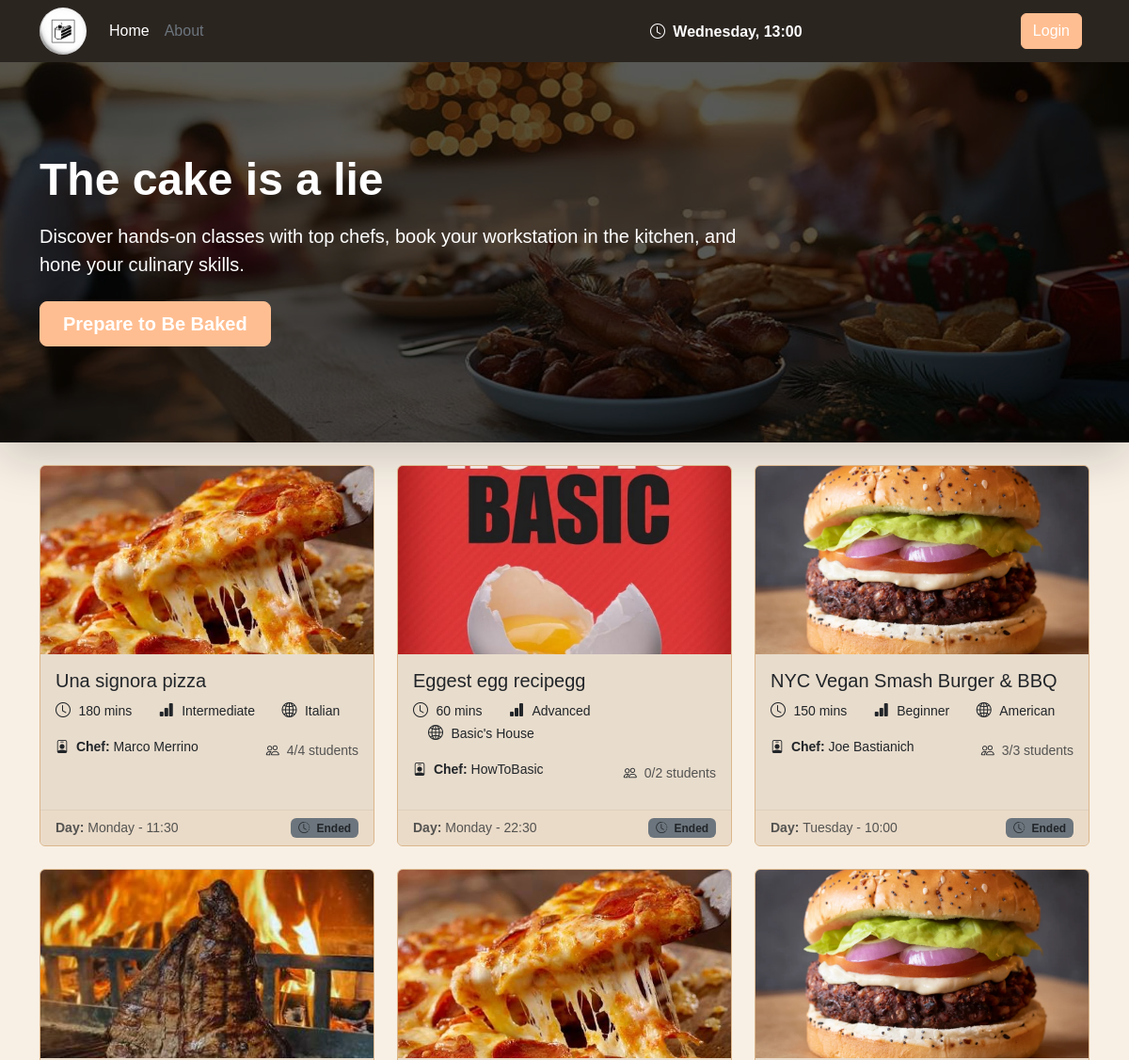
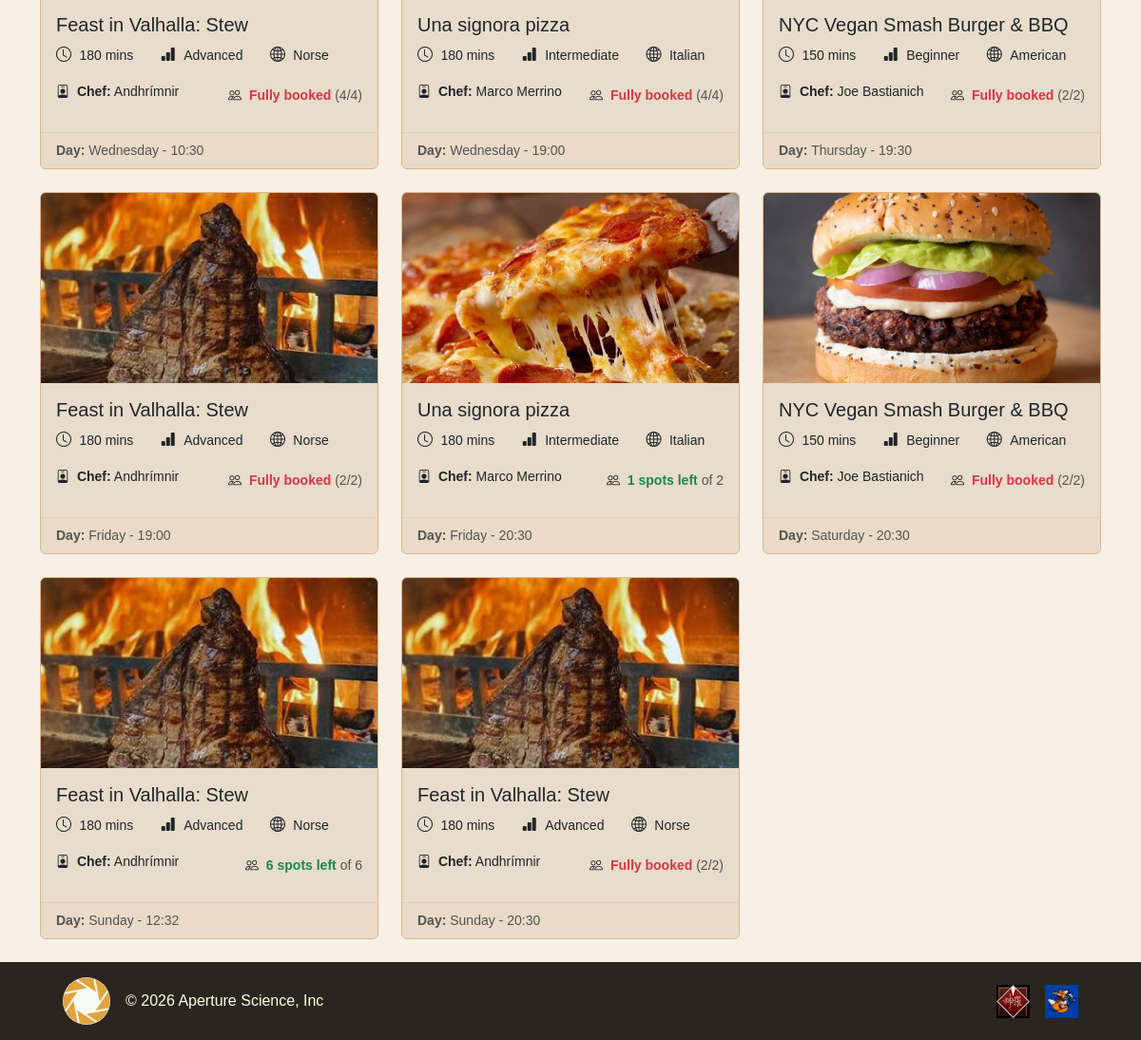
The page / on the database its author committed (2 pictures, top to bottom).
### tables this page shows
CREATE TABLE "CLASS_SESSION" (
	"id"	INTEGER NOT NULL UNIQUE,
	"max_capacity"	INTEGER NOT NULL,
	"start_time"	TEXT NOT NULL,
	"day_of_week"	TEXT NOT NULL,
	"kitchen"	TEXT NOT NULL,
	"COOKING_CLASS_id"	INTEGER NOT NULL,
	PRIMARY KEY("id" AUTOINCREMENT),
	FOREIGN KEY("COOKING_CLASS_id") REFERENCES "COOKING_CLASS"("id") ON DELETE CASCADE
);

CREATE TABLE "COOKING_CLASS" (
	"id"	INTEGER NOT NULL UNIQUE,
	"cuisine"	TEXT NOT NULL,
	"title"	TEXT NOT NULL,
	"duration"	INTEGER NOT NULL,
	"difficulty"	TEXT NOT NULL CHECK("difficulty" IN ('Beginner', 'Intermediate', 'Advanced')),
	"chef_name"	TEXT NOT NULL,
	"description"	TEXT NOT NULL,
	"dietary_category"	TEXT NOT NULL CHECK("dietary_category" IN ('Standard', 'Vegetarian', 'Vegan', 'Gluten-free')),
	"photo_1"	TEXT NOT NULL,
	"photo_2"	TEXT NOT NULL,
	"photo_3"	TEXT NOT NULL,
	"USER_email"	TEXT NOT NULL,
	PRIMARY KEY("id" AUTOINCREMENT),
	FOREIGN KEY("USER_email") REFERENCES "USER"("email") ON DELETE CASCADE
);

### app.py (the view)
@app.route("/")
def home():
    session_classes = cooking_class_dao.get_all_sessions()
    passed_sessions = []
    for session in session_classes:
        if utilities_dao.check_end_of_session(session["day_of_week"], session["start_time"], session["duration"]):
            passed_sessions.append(session["id"])
    user_bookings = {}
    if current_user.is_authenticated:
        for booking in booking_dao.get_user_bookings(current_user.email):
            user_bookings[booking["CLASS_SESSION_id"]] = booking["status"]
    return render_template("public/index.html", session_classes=session_classes, user_bookings=user_bookings, passed_sessions=passed_sessions)

### app.py (called while the page is built)
@app.context_processor
def inject_current_time():
    return {"current_day": utilities_dao.CURRENT_DAY, "current_time": utilities_dao.CURRENT_TIME}

### dao/cooking_class_dao.py (called while the page is built)
def get_all_sessions():
    conn = utilities_dao.db_connect()
    cursor = conn.cursor()
    query = """
        SELECT CLASS_SESSION.*, COOKING_CLASS.*,
            (SELECT COUNT(*)
             FROM BOOKING
             WHERE BOOKING.CLASS_SESSION_id = CLASS_SESSION.id
               AND BOOKING.status = 'ENROLLED') AS enrolled_count
        FROM CLASS_SESSION
        JOIN COOKING_CLASS ON CLASS_SESSION.COOKING_CLASS_id = COOKING_CLASS.id
        """
    cursor.execute(query)
    sessions = cursor.fetchall()
    sessions.sort(key=lambda s: (utilities_dao.DAYS.index(s["day_of_week"]), s["start_time"]))
    utilities_dao.close_connection(conn, cursor)
    return sessions

### dao/utilities_dao.py (called while the page is built)
def db_connect():
    conn = sqlite3.connect(DATABASE)
    conn.row_factory = sqlite3.Row
    conn.execute("PRAGMA foreign_keys = ON;")
    return conn

def close_connection(conn, cursor):
    conn.commit()
    cursor.close()
    conn.close()

def get_week_time(day, time_str):
    hours, minutes = time_str.split(":")
    return datetime.timedelta(days=DAYS.index(day), hours=int(hours), minutes=int(minutes))

def get_minutes(time_str):
    return datetime.timedelta(minutes=int(time_str))

def check_end_of_session(day, time, duration):
    session_start_time = get_week_time(day, time)
    session_duration = get_minutes(duration)
    session_end_time = session_start_time + session_duration
    current_time = get_week_time(CURRENT_DAY, CURRENT_TIME)
    return current_time >= session_end_time

### templates/public/index.html (shortened to what this page needs)
{% extends "base.html" %}
{% block content %}
<section class="hero-section">
    <div class="shadow-lg position-relative overflow-hidden hero-banner">
        <div class="position-absolute top-0 start-0 w-100 h-100 d-flex align-items-center hero-mask">
            <div class="container">
                <div class="text-white col-lg-8">
                    <h1 class="display-5 fw-bold mb-3">The cake is a lie</h1>
                    <p class="lead mb-4">Discover hands-on classes with top chefs, book your workstation in the kitchen, and hone your culinary skills.</p>
                    <div class="d-grid gap-2 d-sm-flex">
                        <a href="#sessions-list" class="btn btn-primary btn-lg px-4 gap-3 fw-bold">Prepare to Be Baked</a>
                    </div>
                </div>
            </div>
        </div>
    </div>
</section>
<div id="sessions-list" class="container my-4">
    {% if session_classes %}
    <div class="row g-4">
        {% for session in session_classes %}
        <div class="col-12 col-md-6 col-lg-4">
            <div class="card h-100">
                <img src="{{ url_for('static', filename='img/classes/' ~ session.photo_1) }}" alt="{{ session.title }}" class="card-img-top object-fit-cover card-session-img">
                <div class="card-body">
                    <h5 class="card-title">
                        <a href="{{ url_for('session_details', session_id=session.id) }}" class="stretched-link text-decoration-none text-dark">
                            {{ session.title }}
                        </a>
                    </h5>
                    <ul class="mb-3 list-inline">
                        <li class="list-inline-item">
                            <i class="bi bi-clock me-1"></i>
                            <span class="small">{{ session.duration }} mins</span>
                        </li>
                        <li class="list-inline-item ms-3">
                            <i class="bi bi-bar-chart-fill me-1"></i>
                            <span class="small">{{ session.difficulty }}</span>
                        </li>
                        <li class="list-inline-item ms-3">
                            <i class="bi bi-globe2 me-1"></i>
                            <span class="small">{{ session.cuisine }}</span>
                        </li>
                    </ul>
                    <div class="d-flex justify-content-between align-items-center mb-2">
                        <p class="small mb-2">
                            <i class="bi bi-person-badge me-1"></i>
                            <strong>Chef:</strong> {{ session.chef_name }}
                        </p>
                        <p class="small mb-0">
                            <i class="bi bi-people me-1"></i>
                            {% if session.id in passed_sessions %}
                            <span class="text-muted">{{ session.enrolled_count }}/{{ session.max_capacity }} students</span>
                            {% elif session.max_capacity - session.enrolled_count > 0 %}
                            <strong class="text-success">{{ session.max_capacity - session.enrolled_count }} spots left</strong>
                            <span class="text-muted">of {{ session.max_capacity }}</span>
                            {% else %}
                            <strong class="text-danger">Fully booked</strong>
                            <span class="text-muted">({{ session.max_capacity }}/{{ session.max_capacity }})</span>
                            {% endif %}
                        </p>
                    </div>
                </div>
                <div class="card-footer d-flex justify-content-between mt-0">
                    <small class="text-body-secondary"><strong>Day: </strong>{{ session.day_of_week }} - {{ session.start_time }}</small>
                    {% if session.id in passed_sessions %}
                        {% if user_bookings.get(session.id) == 'ENROLLED' %}
                        <span class="badge bg-secondary"><i class="bi bi-check-circle me-1"></i> Attended</span>
                        {% else %}
                        <span class="badge bg-secondary text-dark"><i class="bi bi-clock-history me-1"></i> Ended</span>
                        {% endif %}
                    {% endif %}
                </div>
            </div>
        </div>
        {% endfor %}
    </div>
    {% endif %}
</div>
{% endblock %}

### static/css/root.css (style rules this page uses)
:root { --brand-peach: #FFBE91; --brand-cream: #FFDDB0; --brand-turquoise: #CFEBFF; --brand-vanilla: #FFFCE1; --brand-green: #55E07E; --dark-warm: #2B2520; --brand-bg: #F8F0E5; --brand-card: #e8dccc; --brand-auth: #e9e2d7; --brand-footer: #EADBC8; --brand-border: #dbb68b; --brand-orange: #EB7F31; }
html { scrollbar-width: thin; scrollbar-color: var(--brand-cream) var(--dark-warm); scroll-behavior: smooth; }
body { background-color: var(--brand-bg); padding-top: 60px; overflow-x: hidden; font-family: Verdana, Geneva, Tahoma, sans-serif; }
.btn-primary { background-color: var(--brand-peach); border-color: var(--brand-peach); color: #ffffff; }

### static/css/index.css (style rules this page uses)
.hero-banner { background-image: url('../img/home/hero.jpg'); background-size: cover; background-position: center; min-height: 410px; }
.hero-mask { background-color: rgba(0, 0, 0, 0.65); }
.card-session-img { height: 200px; }
#sessions-list { scroll-margin-top: 60px; }
#sessions-list .card { background-color: var(--brand-card); border: 1px solid var(--brand-border); border-radius: 6px; transition: transform 0.15s ease, box-shadow 0.15s ease; }
#sessions-list .card-footer { background-color: var(--brand-footer); border-top: 1px solid rgba(0, 0, 0, 0.05); }

### static/css/profiles.css (style rules this page uses)
.card-body { background-color: var(--brand-card); border-radius: 10px; }

### static/css/session.css (style rules this page uses)
.container .card:not(.text-bg-light) { background-color: var(--brand-card); border: 1px solid rgba(255, 157, 80, 0.25); border-radius: 12px; }

### rows shown on the page
CLASS_SESSION: photo_1 (picture), title "Una signora pizza", duration "180", difficulty "Intermediate", cuisine "Italian", chef_name "Marco Merrino", enrolled_count "4", max_capacity "4", day_of_week "Monday", start_time "11:30", shows "Ended"
CLASS_SESSION: photo_1 (picture), title "Eggest egg recipegg", duration "60", difficulty "Advanced", cuisine "Basic's House", chef_name "HowToBasic", enrolled_count "0", max_capacity "2", day_of_week "Monday", start_time "22:30", shows "Ended"
CLASS_SESSION: photo_1 (picture), title "NYC Vegan Smash Burger & BBQ", duration "150", difficulty "Beginner", cuisine "American", chef_name "Joe Bastianich", enrolled_count "3", max_capacity "3", day_of_week "Tuesday", start_time "10:00", shows "Ended"
CLASS_SESSION: photo_1 (picture), title "Feast in Valhalla: Stew", duration "180", difficulty "Advanced", cuisine "Norse", chef_name "Andhrímnir", max_capacity "4", day_of_week "Wednesday", start_time "10:30"
CLASS_SESSION: photo_1 (picture), title "Una signora pizza", duration "180", difficulty "Intermediate", cuisine "Italian", chef_name "Marco Merrino", max_capacity "4", day_of_week "Wednesday", start_time "19:00"
CLASS_SESSION: photo_1 (picture), title "NYC Vegan Smash Burger & BBQ", duration "150", difficulty "Beginner", cuisine "American", chef_name "Joe Bastianich", max_capacity "2", day_of_week "Thursday", start_time "19:30"
CLASS_SESSION: photo_1 (picture), title "Feast in Valhalla: Stew", duration "180", difficulty "Advanced", cuisine "Norse", chef_name "Andhrímnir", max_capacity "2", day_of_week "Friday", start_time "19:00"
CLASS_SESSION: photo_1 (picture), title "Una signora pizza", duration "180", difficulty "Intermediate", cuisine "Italian", chef_name "Marco Merrino", session.max_capacity-session.enrolled_count "1", max_capacity "2", day_of_week "Friday", start_time "20:30"
CLASS_SESSION: photo_1 (picture), title "NYC Vegan Smash Burger & BBQ", duration "150", difficulty "Beginner", cuisine "American", chef_name "Joe Bastianich", max_capacity "2", day_of_week "Saturday", start_time "20:30"
CLASS_SESSION: photo_1 (picture), title "Feast in Valhalla: Stew", duration "180", difficulty "Advanced", cuisine "Norse", chef_name "Andhrímnir", session.max_capacity-session.enrolled_count "6", max_capacity "6", day_of_week "Sunday", start_time "12:32"
CLASS_SESSION: photo_1 (picture), title "Feast in Valhalla: Stew", duration "180", difficulty "Advanced", cuisine "Norse", chef_name "Andhrímnir", max_capacity "2", day_of_week "Sunday", start_time "20:30"

### other values the page prints
{{ current_day }} "Wednesday"
{{ current_time }} "13:00"
